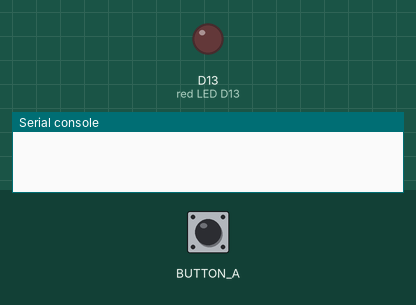
This program was run on a simulated Circuit Playground running CircuitPython. Parts: output pins drawn as LEDs (lit = HIGH), the last lines printed to the serial console. Inputs (shaded band) come from the test bench.

Above: at 1.2 s.
1.3 s: button A pressed for 0.15 s
At 2.6 s:
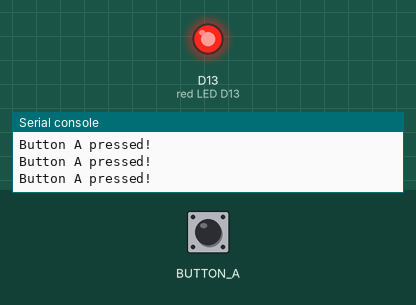
Timing chart, 0 to 4.3 s (numbered marks = the images above; inputs shaded):
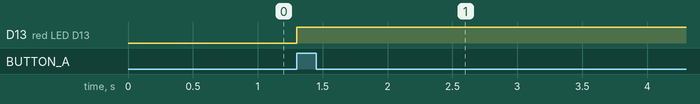

Measured:
- after the input at 1.3 s, D13 (red LED D13): LOW → HIGH at once

The program:

cpx_button_a.py
```python
"""This example turns on the little red LED when button A is pressed."""
from adafruit_circuitplayground.express import cpx

while True:
    if cpx.button_a:
        print("Button A pressed!")
        cpx.red_led = True
```
